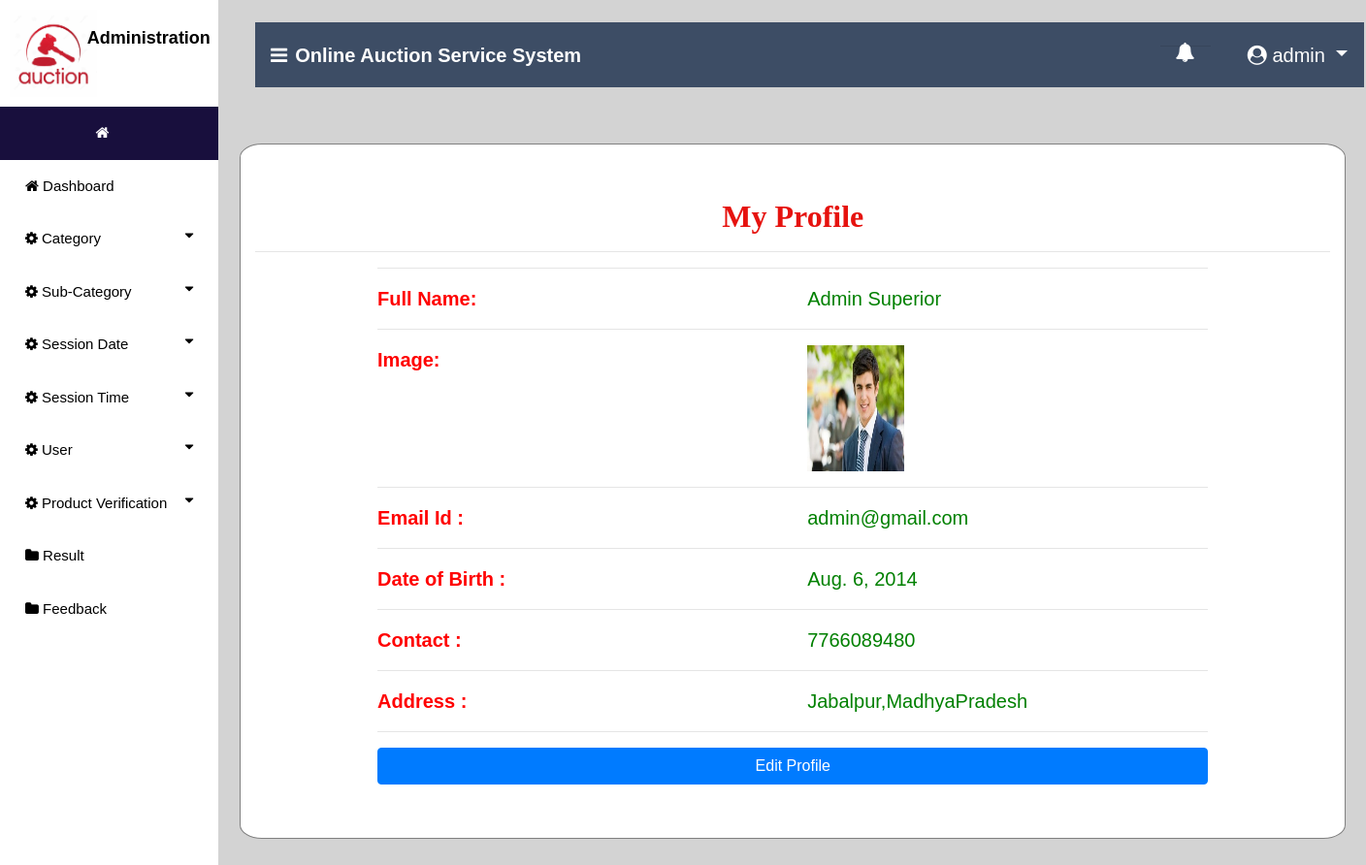
The app's page /profile (signed in) with its own data.
### auction/models.py (models this page shows, shortened)
class Bidder(models.Model):
    user = models.ForeignKey(User,on_delete=models.CASCADE,null=True)
    dob = models.DateField(null=True)
    address = models.CharField(max_length=100,null=True)
    contact = models.CharField(max_length=10,null=True)
    image = models.FileField(null=True)
    membership = models.ForeignKey(Member_fee,on_delete=models.CASCADE,null=True)

### auction/views.py (the view)
# urls.py: path('profile', profile, name='profile'),
def profile(request):
    if not request.user.is_authenticated:
        return redirect('login_user')
    sign = 0
    user = User.objects.get(username=request.user.username)
    error = ""
    try:
        sign = Bidder.objects.get(user=user)
        if sign:
            error = "pat"
    except:
        sign = Auction_User.objects.get(user=user)
    if sign.membership.fee == "Unpaid":
        return redirect('Member_Payment_mode')
    user = User.objects.get(id=request.user.id)
    u=""
    try:
        pro = Bidder.objects.get(user=user)
        u = "member"
    except:
        pro = Auction_User.objects.get(user=user)
        u = "trainer"
    d = {'pro':pro,'error':error,"u":u,'data':sign}
    return render(request,'profile.html',d)

### auction/templates/profile.html (shortened to what this page needs)
{% extends 'navigation3.html' %}
{% load static %}
{% block body1 %}
<div class="container" style="margin-top:5%;margin-bottom:5%;background:white;border-radius:2%;border:1px solid grey">
    <h2 style="font-weight:bold;font-family : 'Monotype Corsiva' ; color : #E6120E ;margin-top:5%" align="center">My Profile</h2><hr>
<div align="left" class="container-fluid" style="width:80%;margin-bottom:5%">
    <hr><div class="row" >
        <div class="col-md-6 div2">
            <strong>Full Name:</strong>
        </div>
        <div class="col-md-6 div1">
            {{pro.user.first_name}} {{pro.user.last_name}}
        </div>
    </div><hr>
    <div class="row">
        <div class="col-md-6 div2">
            <strong>Image:</strong>
        </div>
        <div class="col-md-6">
            <img src="{{pro.image.url}}" style="width:100px;height:130px"></img>
        </div></div><hr>
    <div class="row">
        <div class="col-md-6 div2">
            <strong>Email Id :</strong>
        </div>
        <div class="col-md-6 div1">
            {{pro.user.email}}
        </div>
    </div><hr>
     <div class="row">
        <div class="col-md-6 div2">
            <strong>Date of Birth :</strong>
        </div>
        <div class="col-md-6 div1">
            {{pro.dob}}
        </div>
    </div><hr>
     <div class="row">
        <div class="col-md-6 div2">
            <strong>Contact :</strong>
        </div>
        <div class="col-md-6 div1">
            {{pro.contact}}
        </div>
     </div><hr>
    <div class="row">
        <div class="col-md-6 div2">
            <strong>Address :</strong>
        </div>
        <div class="col-md-6 div1">
            {{pro.address}}
        </div>
    </div><hr>
    <a href="{% url 'edit_profile' %}"><button class="btn btn-primary" style="width:100%">Edit Profile</button></a>
    </div></div>
{% endblock %}

### auction/templates/navigation3.html (shortened to what this page needs)
{% extends 'navigation2.html' %}
{% block body %}
<nav class="navbar navbar-expand-lg navbar-light" style="margin-left:2%;margin-top:2%;width:99%;background-color:#3d4d65">
  <a class="navbar-brand" href="#" style="color:white;font-weight:bold"><i class="fa fa-bars" style="margin-right:8px"></i>Online Auction Service System</a>
  {% if request.user.is_staff %}
     <div class="collapse navbar-collapse nav justify-content-end" id="navbarNavDropdown">
      <li class="nav-item dropdown" style="margin-right:3%;color:white;margin-left:600px">
        <a class="nav-link dropdown" style="margin-left:5%;color:white" href="#" id="navbarDropdown" role="button" data-toggle="dropdown" aria-haspopup="true">
          <i class="fa fa-bell" style="top:0;padding-bottom:10px">{{count}}</i>
        </a>
        <hr color="">
      </li>
  </div>
     {% endif %}
  <div class="collapse navbar-collapse nav justify-content-end" id="navbarNavDropdown">
      <li class="nav-item dropdown" style="margin-right:3%;color:white">
        <a class="nav-link dropdown-toggle" style="color:white;margin-left:5%" href="#" id="navbarDropdown" role="button" data-toggle="dropdown" aria-haspopup="true" aria-expanded="false">
          <i class="fa fa-user-circle"></i> {{request.user.username}}
        </a>
      </li>
  </div>
 </nav>
{% block body1 %}
{% endblock %}
{% endblock %}

### auction/templates/navigation2.html (style rules this page uses)
body { font-family: "Lato", sans-serif; }
body { margin:0;font-family:Arial }
.dropdown { float:right; }

### auction/templates/profile.html (style rules this page uses)
.div1 { color:green; }
.div2 { color:red; }

### records on screen
Bidder: user.first_name "Admin", user.last_name "Superior", image (picture), user.email "admin@gmail.com", dob "Aug. 6, 2014", contact "7766089480", address "Jabalpur,MadhyaPradesh"

### other values on screen
{{ request.user.username }} "admin"
